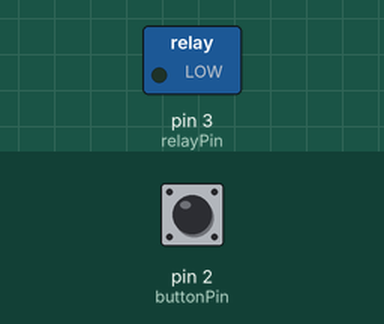
A sketch run on a simulated Arduino Uno, built with avr-gcc and run on an emulated ATmega328P. Shown: switched loads named in the sketch (green lamp = pin HIGH). The inputs (shaded band) are chosen by the test bench; at power-on: pin 2 (buttonPin) LOW. What the sketch prints to the serial monitor is not drawn.

Above: at 1.2 s.
1.3 s: pin 2 (buttonPin) pulled HIGH for 0.15 s
At 1.7 s:
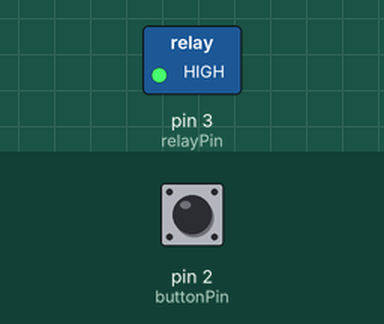
Timing chart, 0 to 4.3 s (numbered marks = the images above; inputs shaded):
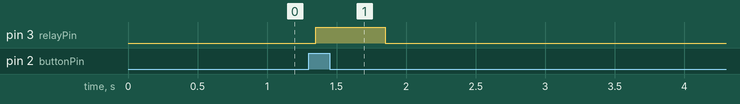

Measured:
- after the input at 1.3 s, pin 3 (relayPin): LOW → HIGH after 0.05 s, → LOW 0.50 s later

The sketch:

relay.ino
```cpp
// Pin Definitions
const int buttonPin = 2;    // Pin untuk the push button
const int relayPin = 3;     // Pin untuk the relay control

// Variables
bool buttonState = LOW;     // kondisi awal button
bool lastButtonState = LOW; //

void setup() {
  // Initialize Serial communication for DB9 (9600 baud rate is common for barcode printers)
  Serial.begin(9600);

  // Configure pin modes
  pinMode(buttonPin, INPUT);  // Push button di tekan
  pinMode(relayPin, OUTPUT);  // Relay open

  // pastikan relay normaly off
  digitalWrite(relayPin, LOW);
}

void loop() {
  // Read the current state of the button
  buttonState = digitalRead(buttonPin);

  // Periksa apakah tombol baru saja ditekan
  if (buttonState == HIGH && lastButtonState == LOW) {
    //
    delay(50);

    // konfirmasi button setelah di tekan
    if (digitalRead(buttonPin) == HIGH) {
      // Step 1: Send barcode data to the printer via Serial
      printBarcode();

      // Step 2: Turn on the relay
      digitalWrite(relayPin, HIGH);
      delay(500); //relay menyala dalam 1 detik

      // Step 3: Turn off  relay
      digitalWrite(relayPin, LOW);
    }
  }

  // Update the last button state
  lastButtonState = buttonState;
}

// Function to send barcode data to the printer
void printBarcode() {
  // contoh ESC/POS command untuk print Code 128 barcode
  String barcodeData = "123456789012";

  // Send alignment command (center align)
  Serial.write(0x1B); // ESC
  Serial.write(0x61); // 'a'
  Serial.write(0x01); // Center align

  // Send barcode command (GS k m d1...dk NUL)
  Serial.write(0x1D); // GS
  Serial.write(0x6B); // 'k'
  Serial.write(0x49); // Barcode type (Code 128)
  Serial.print(barcodeData); // Barcode data
  Serial.write(0x00); // Null terminator
}
```
